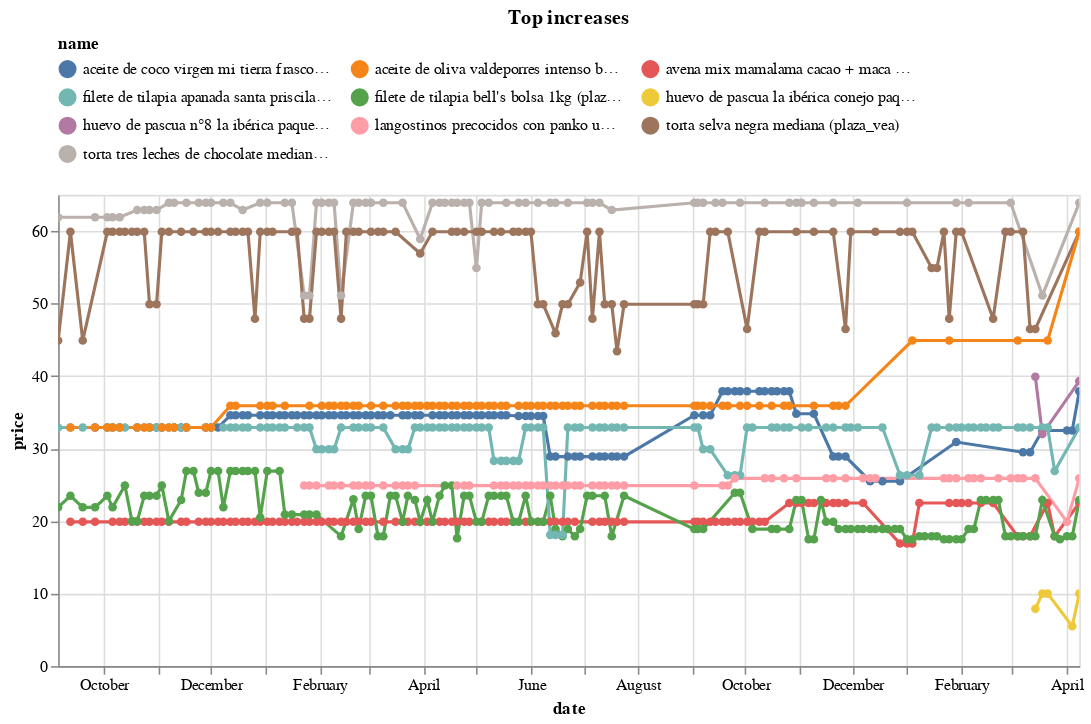

Notebook code for this chart:
### Code cell
(top_changes_abs
 .sort_values('change')
 .tail(10)
 .pipe(plot_changes, 'Top increases')
)

### Figure 1 — Vega-Lite specification as saved in the notebook (floating-point values rounded to 4 significant figures; data arrays with more than 128 entries replaced by an {"elided": "..."} marker saying what was removed)
{"config": {"view": {"continuousWidth": 300, "continuousHeight": 300}, "legend": {"columns": 3, "orient": "top"}}, "data": {"name": "data-58326b840bf22910ee7da60a444d47ca"}, "mark": {"type": "line", "point": true}, "encoding": {"color": {"field": "name", "scale": {"domain": ["aceite de coco virgen mi tierra frasco 350g (plaza_vea)", "aceite de oliva valdeporres intenso botella 1l (plaza_vea)", "avena mix mamalama cacao + maca do 500g (plaza_vea)", "filete de tilapia apanada santa priscila bolsa 454g (plaza_vea)", "filete de tilapia bell's bolsa 1kg (plaza_vea)", "huevo de pascua la ibérica conejo paquete 40g (plaza_vea)", "huevo de pascua n°8 la ibérica paquete 225g (plaza_vea)", "langostinos precocidos con panko umi foods bolsa 283g (plaza_vea)", "torta selva negra mediana (plaza_vea)", "torta tres leches de chocolate mediana (plaza_vea)"]}, "type": "nominal"}, "tooltip": [{"field": "name", "type": "nominal"}, {"field": "price", "type": "quantitative"}, {"field": "last_price", "type": "quantitative"}], "x": {"field": "date", "type": "temporal"}, "y": {"field": "price", "type": "quantitative"}}, "params": [{"name": "param_11", "select": {"type": "point", "fields": ["name"]}, "bind": "legend"}, {"name": "param_12", "select": {"type": "interval", "encodings": ["x", "y"]}, "bind": "scales"}], "title": "Top increases", "transform": [{"filter": {"param": "param_11"}}], "width": 650, "$schema": "https://vega.github.io/schema/vega-lite/v5.17.0.json", "datasets": {"data-58326b840bf22910ee7da60a444d47ca": {"elided": "811 records"}}}
